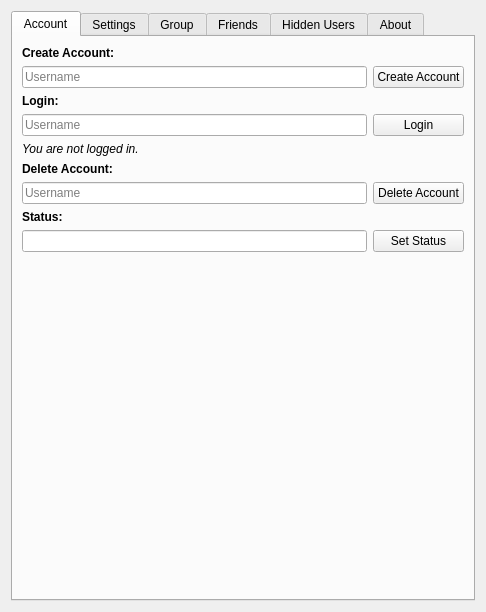
<?xml version="1.0" encoding="UTF-8"?>
<ui version="4.0">
 <class>Dialog</class>
 <widget class="QDialog" name="Dialog">
  <property name="geometry">
   <rect>
    <x>0</x>
    <y>0</y>
    <width>486</width>
    <height>612</height>
   </rect>
  </property>
  <property name="sizePolicy">
   <sizepolicy hsizetype="Minimum" vsizetype="Minimum">
    <horstretch>0</horstretch>
    <verstretch>0</verstretch>
   </sizepolicy>
  </property>
  <property name="windowTitle">
   <string>Leaderboard Config</string>
  </property>
  <property name="windowIcon">
   <iconset resource="icons.qrc">
    <normaloff>:/person/icons/person.png</normaloff>:/person/icons/person.png</iconset>
  </property>
  <property name="locale">
   <locale language="English" country="UnitedStates"/>
  </property>
  <layout class="QGridLayout" name="gridLayout_6">
   <item row="0" column="0">
    <widget class="QTabWidget" name="tabWidget">
     <property name="sizePolicy">
      <sizepolicy hsizetype="MinimumExpanding" vsizetype="MinimumExpanding">
       <horstretch>0</horstretch>
       <verstretch>0</verstretch>
      </sizepolicy>
     </property>
     <property name="currentIndex">
      <number>0</number>
     </property>
     <widget class="QWidget" name="tabAccount">
      <attribute name="title">
       <string>Account</string>
      </attribute>
      <layout class="QGridLayout" name="gridLayout_2">
       <item row="0" column="0">
        <layout class="QGridLayout" name="gl1">
         <item row="6" column="1">
          <widget class="QPushButton" name="delete_button">
           <property name="text">
            <string>Delete Account</string>
           </property>
           <property name="autoDefault">
            <bool>false</bool>
           </property>
          </widget>
         </item>
         <item row="0" column="0">
          <widget class="QLabel" name="create_info">
           <property name="font">
            <font>
             <weight>75</weight>
             <bold>true</bold>
            </font>
           </property>
           <property name="text">
            <string>Create Account:</string>
           </property>
          </widget>
         </item>
         <item row="2" column="0">
          <widget class="QLabel" name="login_info">
           <property name="font">
            <font>
             <weight>75</weight>
             <bold>true</bold>
            </font>
           </property>
           <property name="text">
            <string>Login:</string>
           </property>
          </widget>
         </item>
         <item row="3" column="0">
          <widget class="QLineEdit" name="login_username">
           <property name="text">
            <string/>
           </property>
           <property name="placeholderText">
            <string>Username</string>
           </property>
          </widget>
         </item>
         <item row="1" column="0">
          <widget class="QLineEdit" name="create_username">
           <property name="text">
            <string/>
           </property>
           <property name="maxLength">
            <number>15</number>
           </property>
           <property name="placeholderText">
            <string>Username</string>
           </property>
          </widget>
         </item>
         <item row="3" column="1">
          <widget class="QPushButton" name="login_button">
           <property name="text">
            <string>Login</string>
           </property>
           <property name="autoDefault">
            <bool>false</bool>
           </property>
           <property name="default">
            <bool>false</bool>
           </property>
          </widget>
         </item>
         <item row="8" column="1">
          <widget class="QPushButton" name="statusButton">
           <property name="toolTip">
            <string/>
           </property>
           <property name="text">
            <string>Set Status</string>
           </property>
           <property name="checkable">
            <bool>false</bool>
           </property>
           <property name="checked">
            <bool>false</bool>
           </property>
           <property name="autoDefault">
            <bool>false</bool>
           </property>
          </widget>
         </item>
         <item row="5" column="0">
          <widget class="QLabel" name="delete_info">
           <property name="font">
            <font>
             <weight>75</weight>
             <bold>true</bold>
             <underline>false</underline>
            </font>
           </property>
           <property name="text">
            <string>Delete Account:</string>
           </property>
          </widget>
         </item>
         <item row="7" column="0">
          <widget class="QLabel" name="label">
           <property name="font">
            <font>
             <weight>75</weight>
             <bold>true</bold>
            </font>
           </property>
           <property name="text">
            <string>Status:</string>
           </property>
          </widget>
         </item>
         <item row="6" column="0">
          <widget class="QLineEdit" name="delete_username">
           <property name="text">
            <string/>
           </property>
           <property name="placeholderText">
            <string>Username</string>
           </property>
          </widget>
         </item>
         <item row="4" column="0">
          <widget class="QLabel" name="login_info_2">
           <property name="font">
            <font>
             <italic>true</italic>
            </font>
           </property>
           <property name="text">
            <string>You are not logged in.</string>
           </property>
          </widget>
         </item>
         <item row="1" column="1">
          <widget class="QPushButton" name="create_button">
           <property name="text">
            <string>Create Account</string>
           </property>
           <property name="autoDefault">
            <bool>false</bool>
           </property>
           <property name="default">
            <bool>false</bool>
           </property>
          </widget>
         </item>
         <item row="8" column="0">
          <widget class="QLineEdit" name="statusMsg">
           <property name="maxLength">
            <number>280</number>
           </property>
          </widget>
         </item>
        </layout>
       </item>
       <item row="1" column="0">
        <spacer name="verticalSpacer_2">
         <property name="orientation">
          <enum>Qt::Vertical</enum>
         </property>
         <property name="sizeType">
          <enum>QSizePolicy::MinimumExpanding</enum>
         </property>
         <property name="sizeHint" stdset="0">
          <size>
           <width>20</width>
           <height>0</height>
          </size>
         </property>
        </spacer>
       </item>
      </layout>
     </widget>
     <widget class="QWidget" name="tabSettings">
      <attribute name="title">
       <string>Settings</string>
      </attribute>
      <layout class="QVBoxLayout" name="verticalLayout_3">
       <item>
        <layout class="QGridLayout" name="gl2">
         <item row="1" column="0" colspan="2">
          <layout class="QGridLayout" name="gl3">
           <item row="0" column="0">
            <widget class="QLabel" name="next_day_info1">
             <property name="sizePolicy">
              <sizepolicy hsizetype="Fixed" vsizetype="Preferred">
               <horstretch>0</horstretch>
               <verstretch>0</verstretch>
              </sizepolicy>
             </property>
             <property name="text">
              <string>Next day starts</string>
             </property>
            </widget>
           </item>
           <item row="0" column="2">
            <widget class="QLabel" name="next_day_info2">
             <property name="text">
              <string>hours past midnight</string>
             </property>
            </widget>
           </item>
           <item row="0" column="1">
            <widget class="QSpinBox" name="newday">
             <property name="sizePolicy">
              <sizepolicy hsizetype="Fixed" vsizetype="Fixed">
               <horstretch>0</horstretch>
               <verstretch>0</verstretch>
              </sizepolicy>
             </property>
             <property name="maximum">
              <number>23</number>
             </property>
            </widget>
           </item>
           <item row="1" column="0">
            <widget class="QLabel" name="sortby_label">
             <property name="text">
              <string>Sort by:</string>
             </property>
            </widget>
           </item>
           <item row="2" column="0">
            <widget class="QLabel" name="Defaul_Tab_Label">
             <property name="text">
              <string>Default Leaderboard:</string>
             </property>
            </widget>
           </item>
           <item row="1" column="1" colspan="2">
            <widget class="QComboBox" name="sortby">
             <item>
              <property name="text">
               <string>Reviews</string>
              </property>
             </item>
             <item>
              <property name="text">
               <string>Time</string>
              </property>
             </item>
             <item>
              <property name="text">
               <string>Streak</string>
              </property>
             </item>
             <item>
              <property name="text">
               <string>Reviews past 31 days</string>
              </property>
             </item>
             <item>
              <property name="text">
               <string>Retention</string>
              </property>
             </item>
            </widget>
           </item>
           <item row="2" column="1" colspan="2">
            <widget class="QComboBox" name="Default_Tab">
             <item>
              <property name="text">
               <string>Global</string>
              </property>
             </item>
             <item>
              <property name="text">
               <string>Friends</string>
              </property>
             </item>
             <item>
              <property name="text">
               <string>Country</string>
              </property>
             </item>
             <item>
              <property name="text">
               <string>Group</string>
              </property>
             </item>
             <item>
              <property name="text">
               <string>League</string>
              </property>
             </item>
            </widget>
           </item>
          </layout>
         </item>
         <item row="0" column="0" colspan="2">
          <widget class="QComboBox" name="country">
           <item>
            <property name="text">
             <string>Country</string>
            </property>
           </item>
          </widget>
         </item>
        </layout>
       </item>
       <item>
        <widget class="QCheckBox" name="scroll">
         <property name="text">
          <string>Automatically scroll to user</string>
         </property>
        </widget>
       </item>
       <item>
        <widget class="QCheckBox" name="refresh">
         <property name="enabled">
          <bool>true</bool>
         </property>
         <property name="text">
          <string>Refresh the Leaderboard every two minutes (beta, only for Anki 2.1.24+)
Sorting will be disabled</string>
         </property>
        </widget>
       </item>
       <item>
        <widget class="QCheckBox" name="autosync">
         <property name="text">
          <string>Sync when deck is finished (only works with Anki 2.1.20+)</string>
         </property>
        </widget>
       </item>
       <item>
        <widget class="QCheckBox" name="medals">
         <property name="text">
          <string>Show league medals next to username</string>
         </property>
        </widget>
       </item>
       <item>
        <widget class="QGroupBox" name="groupBox">
         <property name="title">
          <string>Home screen</string>
         </property>
         <layout class="QHBoxLayout" name="horizontalLayout_2">
          <item>
           <layout class="QVBoxLayout" name="verticalLayout">
            <item>
             <widget class="QCheckBox" name="LB_DeckBrowser">
              <property name="text">
               <string>Show leaderboard on home screen (only works with Anki 2.1.20+)</string>
              </property>
             </widget>
            </item>
            <item>
             <widget class="QCheckBox" name="lb_focus">
              <property name="text">
               <string>Focus on user</string>
              </property>
             </widget>
            </item>
            <item>
             <layout class="QHBoxLayout" name="horizontalLayout">
              <item>
               <widget class="QLabel" name="maxUsers_Label">
                <property name="text">
                 <string>Maximum number of users on home screen leaderboard:</string>
                </property>
               </widget>
              </item>
              <item>
               <widget class="QSpinBox" name="maxUsers">
                <property name="maximum">
                 <number>99999</number>
                </property>
               </widget>
              </item>
             </layout>
            </item>
           </layout>
          </item>
         </layout>
        </widget>
       </item>
       <item>
        <spacer name="verticalSpacer_3">
         <property name="orientation">
          <enum>Qt::Vertical</enum>
         </property>
         <property name="sizeType">
          <enum>QSizePolicy::MinimumExpanding</enum>
         </property>
         <property name="sizeHint" stdset="0">
          <size>
           <width>20</width>
           <height>0</height>
          </size>
         </property>
        </spacer>
       </item>
      </layout>
     </widget>
     <widget class="QWidget" name="tabGroup">
      <attribute name="title">
       <string>Group</string>
      </attribute>
      <layout class="QVBoxLayout" name="verticalLayout_10">
       <item>
        <widget class="QGroupBox" name="groupBox_2">
         <property name="title">
          <string>Join</string>
         </property>
         <layout class="QVBoxLayout" name="verticalLayout_7">
          <item>
           <layout class="QVBoxLayout" name="verticalLayout_5">
            <item>
             <widget class="QComboBox" name="subject">
              <item>
               <property name="text">
                <string>Join a group</string>
               </property>
              </item>
             </widget>
            </item>
            <item>
             <widget class="QLabel" name="join_pwd_label">
              <property name="text">
               <string>If it's a private group, please enter the password:</string>
              </property>
             </widget>
            </item>
            <item>
             <widget class="QLineEdit" name="joinPwd">
              <property name="echoMode">
               <enum>QLineEdit::Password</enum>
              </property>
              <property name="clearButtonEnabled">
               <bool>false</bool>
              </property>
             </widget>
            </item>
            <item>
             <widget class="QPushButton" name="joinGroup">
              <property name="text">
               <string>Join group</string>
              </property>
              <property name="autoDefault">
               <bool>false</bool>
              </property>
             </widget>
            </item>
           </layout>
          </item>
         </layout>
        </widget>
       </item>
       <item>
        <widget class="QGroupBox" name="groupBox_3">
         <property name="title">
          <string>New</string>
         </property>
         <layout class="QVBoxLayout" name="verticalLayout_8">
          <item>
           <layout class="QGridLayout" name="gridLayout">
            <item row="5" column="0">
             <widget class="QLabel" name="new_repeat_pwd_label">
              <property name="text">
               <string>Repeat password:</string>
              </property>
             </widget>
            </item>
            <item row="3" column="0">
             <widget class="QLabel" name="label_2">
              <property name="text">
               <string>E-Mail address:</string>
              </property>
             </widget>
            </item>
            <item row="4" column="1">
             <widget class="QLineEdit" name="newPwd">
              <property name="echoMode">
               <enum>QLineEdit::Password</enum>
              </property>
              <property name="placeholderText">
               <string>optional</string>
              </property>
             </widget>
            </item>
            <item row="5" column="1">
             <widget class="QLineEdit" name="newRepeat">
              <property name="echoMode">
               <enum>QLineEdit::Password</enum>
              </property>
              <property name="placeholderText">
               <string/>
              </property>
             </widget>
            </item>
            <item row="4" column="0">
             <widget class="QLabel" name="new_pwd_label">
              <property name="text">
               <string>Password:</string>
              </property>
             </widget>
            </item>
            <item row="0" column="0" rowspan="3" colspan="2">
             <widget class="QLineEdit" name="newGroup">
              <property name="placeholderText">
               <string>Group name</string>
              </property>
             </widget>
            </item>
            <item row="3" column="1">
             <widget class="QLineEdit" name="mailGroup">
              <property name="placeholderText">
               <string>optional</string>
              </property>
             </widget>
            </item>
            <item row="6" column="0" colspan="2">
             <widget class="QPushButton" name="add_newGroup">
              <property name="text">
               <string>Request Group</string>
              </property>
              <property name="checkable">
               <bool>false</bool>
              </property>
              <property name="checked">
               <bool>false</bool>
              </property>
              <property name="autoDefault">
               <bool>false</bool>
              </property>
             </widget>
            </item>
           </layout>
          </item>
         </layout>
        </widget>
       </item>
       <item>
        <widget class="QGroupBox" name="groupBox_4">
         <property name="title">
          <string>Manage</string>
         </property>
         <layout class="QVBoxLayout" name="verticalLayout_9">
          <item>
           <layout class="QGridLayout" name="gridLayout_4">
            <item row="4" column="1">
             <widget class="QLineEdit" name="manage_newRepeat">
              <property name="text">
               <string/>
              </property>
              <property name="echoMode">
               <enum>QLineEdit::Password</enum>
              </property>
              <property name="placeholderText">
               <string/>
              </property>
             </widget>
            </item>
            <item row="5" column="0">
             <widget class="QLabel" name="addAdmin_Label">
              <property name="text">
               <string>Add admin:</string>
              </property>
             </widget>
            </item>
            <item row="4" column="0">
             <widget class="QLabel" name="new_repeat_pwd_label_2">
              <property name="text">
               <string>Repeat password:</string>
              </property>
             </widget>
            </item>
            <item row="0" column="0" colspan="2">
             <widget class="QComboBox" name="manageGroup">
              <item>
               <property name="text">
                <string>Select a group you're an admin of</string>
               </property>
              </item>
             </widget>
            </item>
            <item row="2" column="1">
             <widget class="QLineEdit" name="manage_newPwd">
              <property name="text">
               <string/>
              </property>
              <property name="echoMode">
               <enum>QLineEdit::Password</enum>
              </property>
              <property name="placeholderText">
               <string/>
              </property>
             </widget>
            </item>
            <item row="1" column="0">
             <widget class="QLabel" name="manage_old_label">
              <property name="text">
               <string>Old password:</string>
              </property>
             </widget>
            </item>
            <item row="2" column="0">
             <widget class="QLabel" name="new_pwd_label_2">
              <property name="text">
               <string>New password</string>
              </property>
             </widget>
            </item>
            <item row="1" column="1">
             <widget class="QLineEdit" name="oldPwd">
              <property name="text">
               <string/>
              </property>
              <property name="echoMode">
               <enum>QLineEdit::Password</enum>
              </property>
              <property name="placeholderText">
               <string>leave empty if it's currently not password protected</string>
              </property>
             </widget>
            </item>
            <item row="6" column="0" colspan="2">
             <widget class="QPushButton" name="manageSave">
              <property name="text">
               <string>Save</string>
              </property>
              <property name="autoDefault">
               <bool>false</bool>
              </property>
             </widget>
            </item>
            <item row="5" column="1">
             <widget class="QLineEdit" name="newAdmin"/>
            </item>
           </layout>
          </item>
         </layout>
        </widget>
       </item>
       <item>
        <spacer name="verticalSpacer_4">
         <property name="orientation">
          <enum>Qt::Vertical</enum>
         </property>
         <property name="sizeType">
          <enum>QSizePolicy::MinimumExpanding</enum>
         </property>
         <property name="sizeHint" stdset="0">
          <size>
           <width>20</width>
           <height>0</height>
          </size>
         </property>
        </spacer>
       </item>
      </layout>
     </widget>
     <widget class="QWidget" name="tabFriends">
      <attribute name="title">
       <string>Friends</string>
      </attribute>
      <layout class="QGridLayout" name="gridLayout_5">
       <item row="0" column="0">
        <layout class="QGridLayout" name="gl4">
         <item row="3" column="0">
          <widget class="QListWidget" name="friends_list">
           <property name="styleSheet">
            <string notr="true"/>
           </property>
           <property name="editTriggers">
            <set>QAbstractItemView::NoEditTriggers</set>
           </property>
           <property name="selectionMode">
            <enum>QAbstractItemView::SingleSelection</enum>
           </property>
           <property name="selectionBehavior">
            <enum>QAbstractItemView::SelectItems</enum>
           </property>
          </widget>
         </item>
         <item row="1" column="0">
          <widget class="QLineEdit" name="friend_username">
           <property name="text">
            <string/>
           </property>
           <property name="placeholderText">
            <string>Friend</string>
           </property>
          </widget>
         </item>
         <item row="3" column="1">
          <layout class="QVBoxLayout" name="vl1">
           <item>
            <widget class="QPushButton" name="remove_friend_button">
             <property name="text">
              <string>Remove</string>
             </property>
             <property name="autoDefault">
              <bool>false</bool>
             </property>
            </widget>
           </item>
           <item>
            <widget class="QPushButton" name="import_friends">
             <property name="text">
              <string>Import</string>
             </property>
             <property name="autoDefault">
              <bool>false</bool>
             </property>
            </widget>
           </item>
           <item>
            <widget class="QPushButton" name="export_friends">
             <property name="text">
              <string>Export</string>
             </property>
             <property name="autoDefault">
              <bool>false</bool>
             </property>
            </widget>
           </item>
           <item>
            <spacer name="verticalSpacer">
             <property name="orientation">
              <enum>Qt::Vertical</enum>
             </property>
             <property name="sizeHint" stdset="0">
              <size>
               <width>20</width>
               <height>40</height>
              </size>
             </property>
            </spacer>
           </item>
          </layout>
         </item>
         <item row="1" column="1">
          <widget class="QPushButton" name="add_friends_button">
           <property name="text">
            <string>Add</string>
           </property>
           <property name="autoDefault">
            <bool>false</bool>
           </property>
          </widget>
         </item>
         <item row="2" column="0">
          <widget class="QLabel" name="friend_list_info">
           <property name="text">
            <string>Your friends:</string>
           </property>
          </widget>
         </item>
         <item row="0" column="0">
          <widget class="QLabel" name="add_friend_info">
           <property name="text">
            <string>Add friend:</string>
           </property>
          </widget>
         </item>
        </layout>
       </item>
      </layout>
     </widget>
     <widget class="QWidget" name="tabHiddenUsers">
      <attribute name="title">
       <string>Hidden Users</string>
      </attribute>
      <layout class="QGridLayout" name="gridLayout_3">
       <item row="0" column="0">
        <layout class="QVBoxLayout" name="verticalLayout_4">
         <item>
          <widget class="QListWidget" name="hiddenUsers"/>
         </item>
         <item>
          <widget class="QPushButton" name="unhideButton">
           <property name="text">
            <string>Unhide</string>
           </property>
          </widget>
         </item>
        </layout>
       </item>
      </layout>
     </widget>
     <widget class="QWidget" name="tabAbout">
      <attribute name="title">
       <string>About</string>
      </attribute>
      <layout class="QVBoxLayout" name="verticalLayout_2">
       <item>
        <widget class="QTextBrowser" name="about_text">
         <property name="styleSheet">
          <string notr="true">QTextEdit
{
    border: 0;
}</string>
         </property>
         <property name="openExternalLinks">
          <bool>true</bool>
         </property>
        </widget>
       </item>
      </layout>
     </widget>
    </widget>
   </item>
  </layout>
 </widget>
 <tabstops>
  <tabstop>create_username</tabstop>
  <tabstop>create_button</tabstop>
  <tabstop>login_username</tabstop>
  <tabstop>login_button</tabstop>
  <tabstop>delete_username</tabstop>
  <tabstop>delete_button</tabstop>
  <tabstop>statusMsg</tabstop>
  <tabstop>statusButton</tabstop>
  <tabstop>country</tabstop>
  <tabstop>newday</tabstop>
  <tabstop>sortby</tabstop>
  <tabstop>Default_Tab</tabstop>
  <tabstop>scroll</tabstop>
  <tabstop>refresh</tabstop>
  <tabstop>autosync</tabstop>
  <tabstop>LB_DeckBrowser</tabstop>
  <tabstop>lb_focus</tabstop>
  <tabstop>maxUsers</tabstop>
  <tabstop>subject</tabstop>
  <tabstop>joinPwd</tabstop>
  <tabstop>joinGroup</tabstop>
  <tabstop>newGroup</tabstop>
  <tabstop>mailGroup</tabstop>
  <tabstop>newPwd</tabstop>
  <tabstop>newRepeat</tabstop>
  <tabstop>add_newGroup</tabstop>
  <tabstop>manageGroup</tabstop>
  <tabstop>oldPwd</tabstop>
  <tabstop>manage_newPwd</tabstop>
  <tabstop>manage_newRepeat</tabstop>
  <tabstop>newAdmin</tabstop>
  <tabstop>manageSave</tabstop>
  <tabstop>friend_username</tabstop>
  <tabstop>add_friends_button</tabstop>
  <tabstop>friends_list</tabstop>
  <tabstop>remove_friend_button</tabstop>
  <tabstop>import_friends</tabstop>
  <tabstop>export_friends</tabstop>
  <tabstop>hiddenUsers</tabstop>
  <tabstop>unhideButton</tabstop>
  <tabstop>tabWidget</tabstop>
  <tabstop>about_text</tabstop>
 </tabstops>
 <resources>
  <include location="icons.qrc"/>
 </resources>
 <connections/>
</ui>
